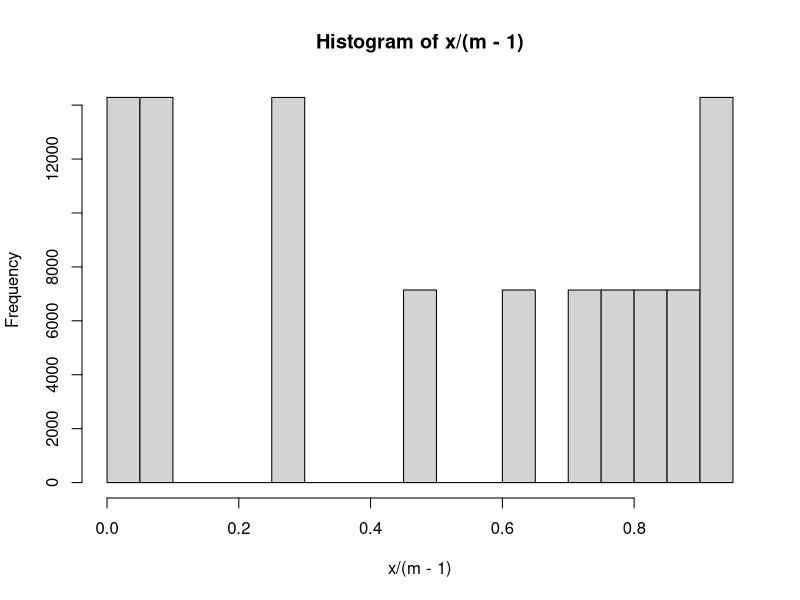
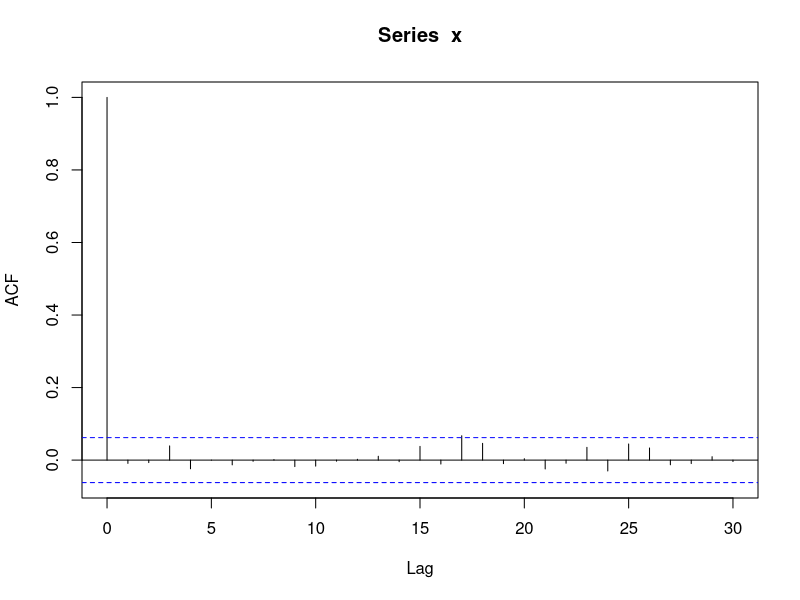
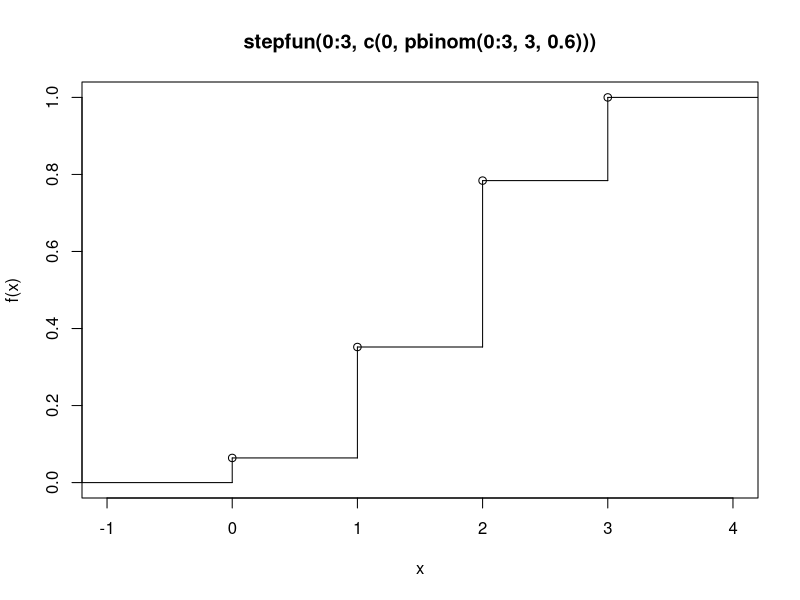
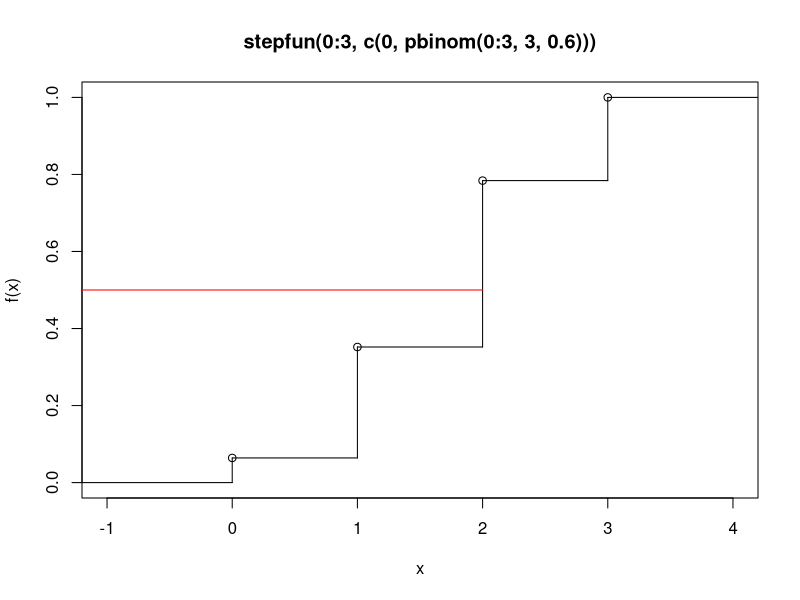
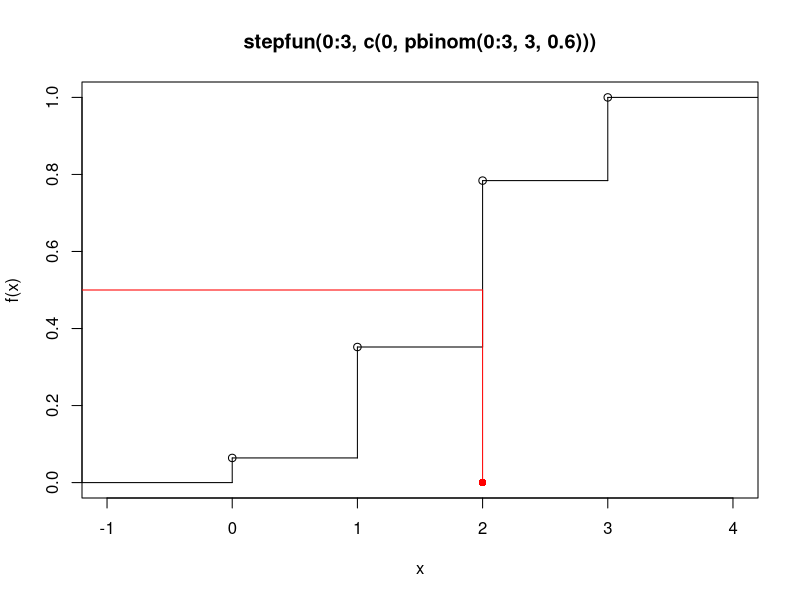
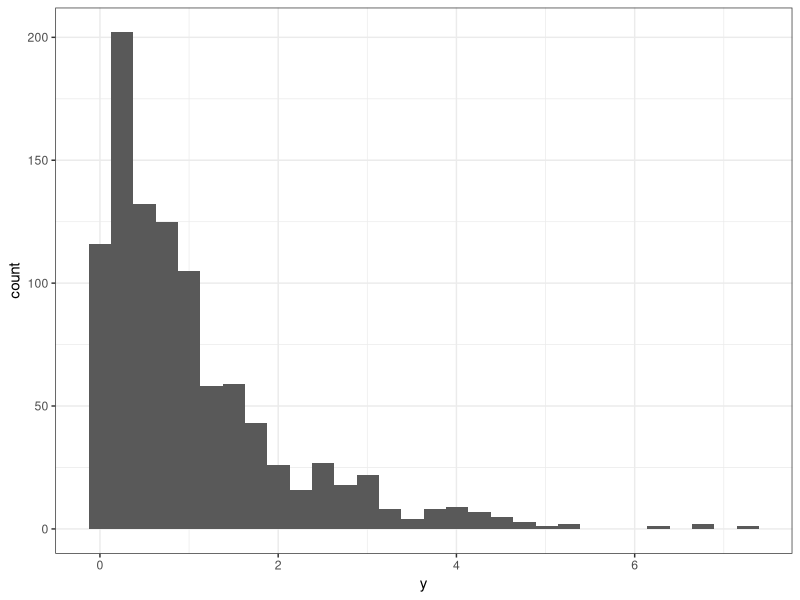
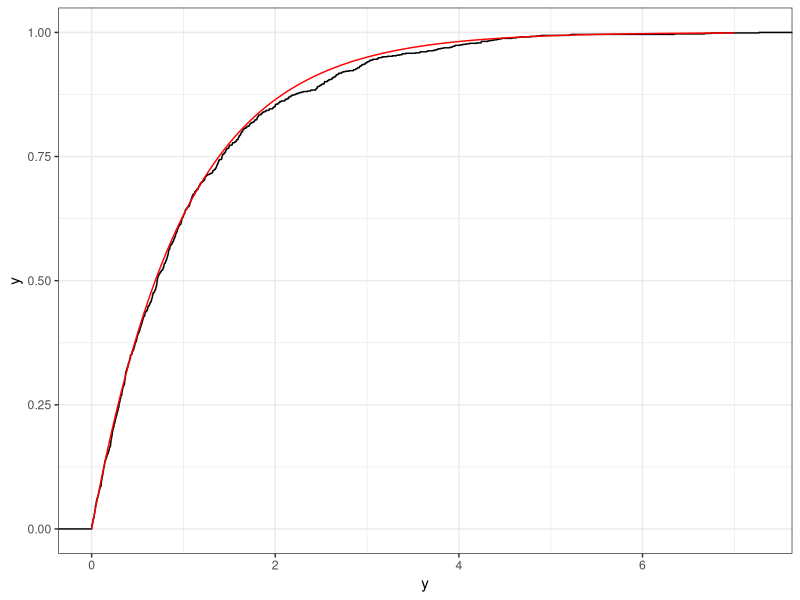
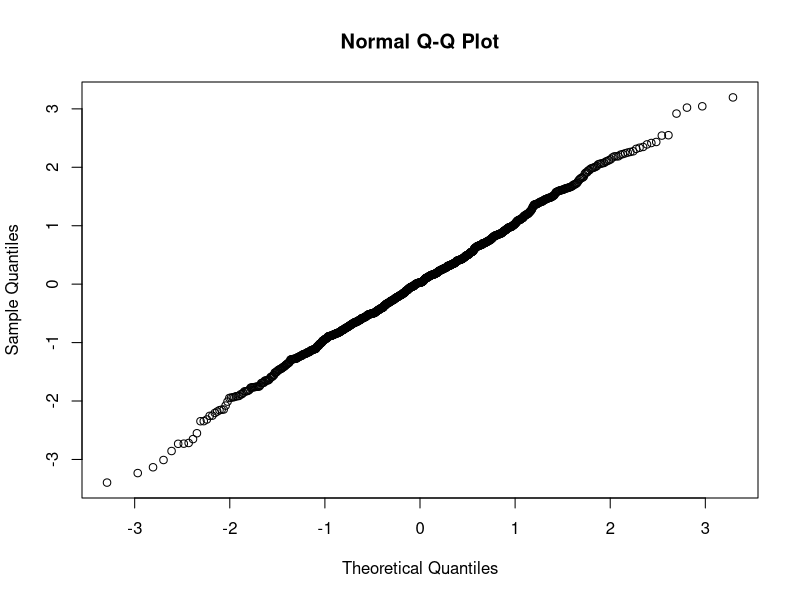

The R source for these figures, in order:
## ---- chunk 1
chordlength <- function(){
theta <- runif(2, 0,2*pi)
r <- 1
x <- r*cos(theta)
y <- r*sin(theta)
return(sqrt((x[2]-x[1])^2 + (y[2]-y[1])^2))
}
chordlength()

mosteller <- replicate(100000,chordlength())
mean(mosteller > 1) 
## ---- chunk 2
#Check the method that R is using for random number generation.  
RNGkind()
## ---- chunk 3
nsim <- 100000
x <- rep(NA, nsim)
x[1] <- 2
A <- 172541
B <- 32657483
m <- 174

for (i in 2:nsim){
x[i] <- (A*x[i-1] + B) %% m
}

hist(x/(m-1))


x <- runif(1000)
acf(x)


## ---- chunk 4
set.seed(42)
runif(2)

RNG.state <- .Random.seed
runif(2)

set.seed(42)
runif(4)

.Random.seed <- RNG.state
runif(2)
## ---- chunk 5
#| echo: false
library(tidyverse)
plot(stepfun(0:3,c(0,pbinom(0:3,3,0.6))))
## ---- chunk 6
#| echo: false
plot(stepfun(0:3,c(0,pbinom(0:3,3,0.6))))
points(c(-2,2),c(0.5,0.5),type = "l", col = "red")
## ---- chunk 7
#| echo: false
plot(stepfun(0:3,c(0,pbinom(0:3,3,0.6))))
points(c(-2,2),c(0.5,0.5),type = "l", col = "red")
points(c(2,2),c(0.5,0),type = "l", col = "red")
points(c(2),c(0), col = "red",pch = 16)
## ---- chunk 8
set.seed(1234)
u <- runif(10)
bin <- qbinom(u, 3, 0.6)
bin
## ---- chunk 9
set.seed(1234)
u <- runif(1000)
bin <- qbinom(u, 3, 0.6)
table(bin)/1000
#True probabilies 
dbinom(0:3,3,0.6)
## ---- chunk 10
u <- runif(5)
Finv <- function(y,theta=1){-theta*log(1-y)}
Finv(u)
set.seed(1234)
u <- runif(1000)
Finv <- function(u,theta=1){-theta*log(1-u)}
#Could also use Finv <- function(u,theta=1){-theta*log(u)}.  Why?
y <- Finv(u)
## ---- chunk 11
#| echo: false
library(ggplot2)
dat <- data.frame(y)
ggplot(aes(x = y), data = dat) + geom_histogram() + theme_bw()
## ---- chunk 12
#really close!
truth <- data.frame(x = seq(0,7,0.001),y = pexp(seq(0,7,0.001)))
ggplot(aes(x = y), data = dat) + stat_ecdf() + theme_bw() + geom_path(aes(x=x,y=y), data = truth, color = "red") 
#Base R
#plot(ecdf(y))
#points(seq(0,7,0.001),pexp(seq(0,7,0.001)),type="l",col="red")
## ---- chunk 13
set.seed(1234)
u <- runif(1000)
x <- qnorm(u)
## ---- chunk 14
#| echo: false
qqnorm(x)
## ---- chunk 15
#pdf
pdfnorm <- function(x, mu = 0, sigma = 1){
  out <- 1/(sigma*sqrt(2*pi)) * exp(-1/(2*sigma^2)*(x - mu)^2)  
  return(out)
}
#cdf
cdfnorm <- function(x, mu = 0, sigma = 1){
  sum(pdfnorm(seq(-10*sigma,x,0.00001))*0.00001)
}
## ---- chunk 16
#inverse cdf
icdfnorm <- function(p, mu = 0, sigma = 1){
  #Objective function

  f <- function(x,p){
  abs(cdfnorm(x) - p)
  }

  optimize(f, lower = -10, upper = 10, p=p)$minimum
    }

icdfnorm <- Vectorize(icdfnorm)
u <- runif(10)
icdfnorm(u)
## ---- chunk 17
RNGkind()
## ---- chunk 18
#this function is the pdf of a triangle distribution
triangle <- function(x){
  if (x < 1 & x > 0){
    return(x)
  }else if(x >= 1 & x < 2){
    return(2-x)
  } else {
      return(0)
    }
}

triangle <- Vectorize(triangle)
## ---- chunk 19
#| echo: false
set.seed(1234)
x <- runif(1000,0,2)
y <- runif(1000,0,2)
col <- rep("black",1000)
col[y < triangle(x)] <- "red"
plot(x,y,ylim=c(0,2),xlim=c(0,2), pch = 16, cex = 0.5)
points(seq(0,2,0.001),triangle(seq(0,2,0.001)),type= "l",col = "red", lwd = 4)
## ---- chunk 20
#| echo: false
set.seed(1234)
x <- runif(1000,0,2)
y <- runif(1000,0,2)
col <- rep("black",1000)
col[y < triangle(x)] <- "red"
plot(x,y,ylim=c(0,2),xlim=c(0,2), col = col, pch = 16, cex = 0.5)
points(seq(0,2,0.001),triangle(seq(0,2,0.001)),type= "l",col = "red", lwd = 4)
## ---- chunk 21
#randomly sample from a triangle distribution
samp <- function(n,k=2){
#set.seed(4321)
  randsamp <- c()
  while (length(randsamp) < n){
x <- runif(1,0,2)
y <- runif(1,0,k)
  if (y <= triangle(x)){
   randsamp <- c(randsamp,x)
  }
}

return(randsamp)
}
## ---- chunk 22
set.seed(1234)
data.frame(x = samp(10000,k=2)) %>% 
  ggplot(aes(x = x)) + 
  geom_histogram() + 
  theme_bw()
## ---- chunk 23
lambda <-1.5
alpha <- 2
kstar <- alpha^alpha*exp(-(alpha-1))/gamma(alpha)
## ---- chunk 24
plot(seq(0,20,0.01),kstar*dexp(seq(0,20,0.01),rate = 0.1),type="l",col="red",ylim=c(0,0.25))
points(seq(0,20,0.01),dgamma(seq(0,20,0.01),rate = 0.1, shape = lambda),type="l",col="black")
## ---- chunk 25
gamma.sim <- function(alpha, beta) {
# sim a gamma(lambda, m) rv using rejection with an exp envelope
# assumes m > 1 and lambda > 0
f <- function(x) beta^alpha*x^(alpha-1)*exp(-beta*x)/gamma(alpha)
h <- function(x) beta/alpha*exp(-beta/alpha*x)
k <- alpha^alpha*exp(1-alpha)/gamma(alpha)
while (TRUE) {
X <- -log(runif(1))*alpha/beta
Y <- runif(1, 0, k*h(X))
if (Y < f(X)) return(X)
}
}
## ---- chunk 26
#| echo: false
set.seed(1999)
n <- 10000
g <- rep(0, n)
for (i in 1:n) g[i] <- gamma.sim(1, 2)
hist(g, breaks=20, freq=F, xlab="x", ylab="pdf f(x)",
main="theoretical and simulated gamma(1, 2) density")
x <- seq(0, max(g), .1)
lines(x, dgamma(x, 1, 2))
## ---- chunk 27
set.seed(63793)
norm <- rep(NA, 100)
#What are 18 and 3 here?  
rnorm2 <- function(){
  out <- (sum(runif(36)) - 18) / sqrt(3)
  return(out)
}

norm <- replicate(10000,rnorm2())
## ---- chunk 28
qqnorm(norm)
## ---- chunk 29
hist(norm,freq=FALSE)
points(seq(-3,3,0.01),dnorm(seq(-3,3,0.01)),type="l",col="red")
## ---- chunk 30
normsim <- function() {
  z <- NULL 
  while (is.null(z)){
  u <- runif(1)
  y <- runif(1, 0, u * sqrt(2 * exp(1) / pi))
  x <- -log(u)
  if (y < dnorm(x) / 2) {
    z <- -x
  } else if(y > dnorm(x) / 2 & y < dnorm(x)) {
    z <- x     
  }
  }
return(z)
  }

vec <- replicate(10000,normsim())


